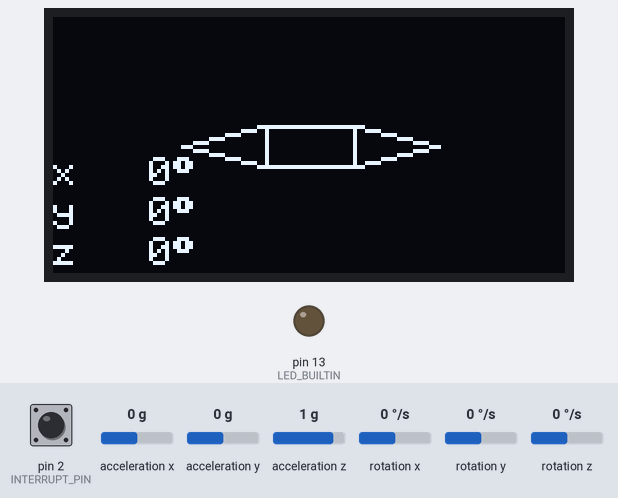
The sketch below on a simulated Arduino Uno, built with avr-gcc and run on an emulated ATmega328P. Shown: 128×64 one-colour display, output pins drawn as LEDs (lit = HIGH). The test bench sets the inputs (shaded band); at power-on: acceleration x 0 g, acceleration y 0 g, rotation z 0 °/s, pin 2 (INTERRUPT_PIN) LOW, acceleration z 1 g, rotation x 0 °/s, rotation y 0 °/s. The sensor or clock chip raises its interrupt line as the real part does.

Above: at 1.7 s.
1.8 s: acceleration x set to 1.4 g
At 3.2 s:
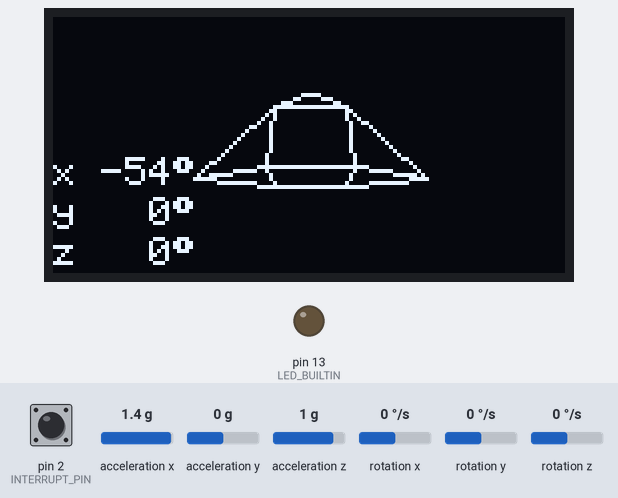
4.8 s: acceleration y set to -0.8 g
At 5.8 s:
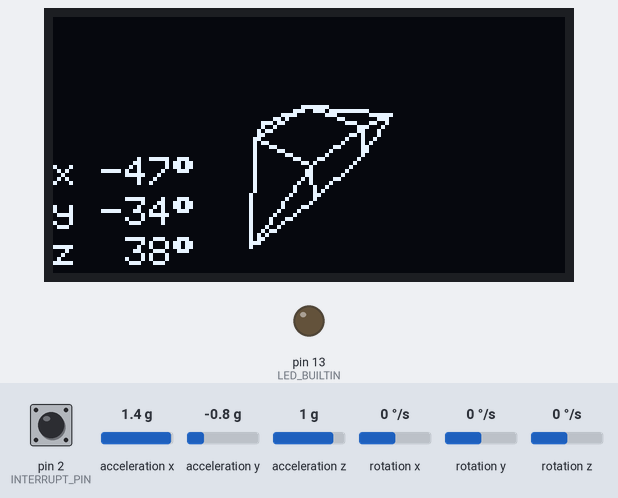
7.8 s: acceleration y set to 0 g
At 9.0 s:
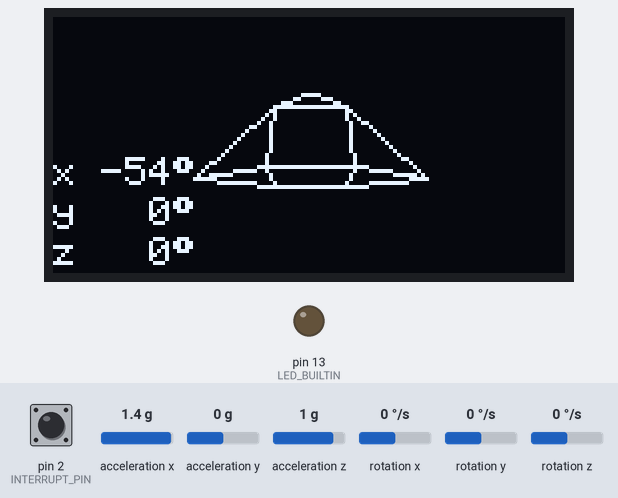
10.8 s: rotation z set to -192 °/s
At 10.97 s:
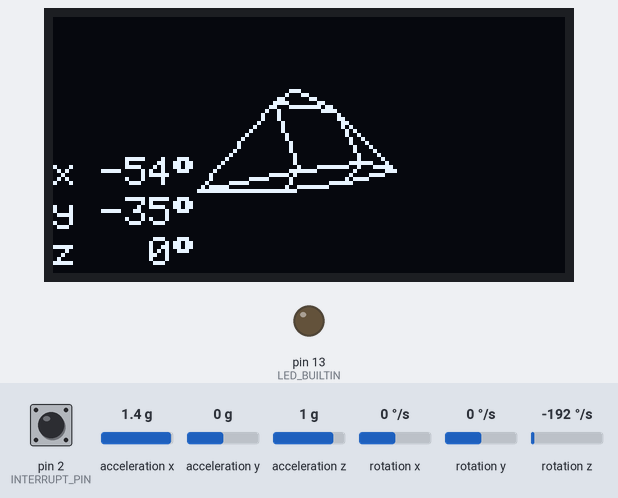
12.4 s: acceleration x set to -0.8 g
At 12.41 s:
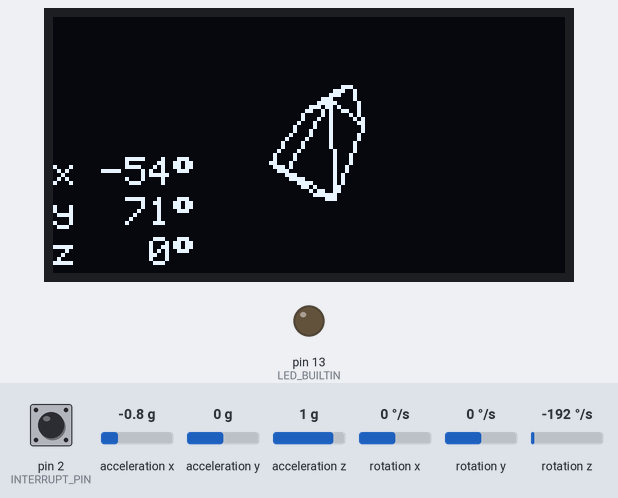

Measured:
- after the input at 1.8 s, the display: changes after 0.06 s (image 1)
- after the input at 4.8 s, the display: changes after 0.10 s (image 2)
- after the input at 7.8 s, the display: changes after 0.06 s (image 3)
- after the input at 10.8 s, the display: first changes after 0.10 s (image 4 shows a later state)
- after the input at 12.4 s, pin 13 (LED_BUILTIN): stays LOW (without the input it goes to HIGH after 4.0 s)

The sketch:

3dGyro.ino
```cpp
// (licence header left out)
#define DEBUG false  // true for Serial.print
#define SERIALDEBUG if (DEBUG) Serial

#include <Adafruit_GFX.h>
#include <Adafruit_SSD1306.h> // dont forget to uncomment #define SSD1306_NO_SPLASH in Adafruit_SSD1306.h to free program storage
#include <I2Cdev.h>

#include <MPU6050_6Axis_MotionApps20.h> // older, but smaller (~1k) binary than <MPU6050_6Axis_MotionApps612.h>

// 3d object (we use no ordered display list, so only simple convex 3d objects works)

// original points x,y,z
#define P1 0
#define P2 1
#define P3 2
#define P4 3
#define P5 4
#define P6 5
#define P7 6
#define P8 7
#define P9 8
#define P10 9
#define P11 10
#define P12 11
#define P13 12
#define P14 13
#define P15 14
#define P16 15
#define P17 16
#define P18 17
#define MAXPOINTS 14
const PROGMEM signed char points3d[MAXPOINTS][3] = {
  {32,-16,-32},
  {32,16,-32},
  {-32,16,-32},
  {-32,-16,-32},
  {32,-16,32},
  {32,16,32},
  {-32,16,32},
  {-32,-16,32},
  {90,0,32},
  {-90,0,32},
  {4,-4,-64},
  {4,4,-64},
  {-4,4,-64},
  {-4,-4,-64},
};

// build mesh from points (all polygons must be defined counterclockwise, otherwise hiding of backsides will not work)

// List of ordered points for triangles and quadrangles
#define MAXTRIANGLES 8
const PROGMEM byte triangleList[MAXTRIANGLES][3] {
  {P1, P2, P9 },
  {P6, P5, P9 },
  {P2, P6, P9 },
  {P5, P1, P9 },
  {P3, P4, P10 },
  {P4, P8, P10 },
  {P8, P7, P10 },
  {P7, P3, P10 }
};

#define MAXQUADRANGLES 8
const PROGMEM byte quadrangleList[MAXQUADRANGLES][4] {
  { P14, P13, P12, P11 },
  { P14, P4, P3, P13 },
  { P13, P3, P2, P12 },
  { P12, P2, P1, P11 },
  { P11, P1, P4, P14 },
  { P5, P6, P7, P8 },
  { P2, P3, P7, P6 },
  { P4, P1, P5, P8 }
};

#define SCREEN_WIDTH 128 // OLED display width, in pixels
#define SCREEN_HEIGHT 64 // OLED display height, in pixels

// SSD1306 I2C
#define OLED_RESET -1 // no reset pin
Adafruit_SSD1306 display(SCREEN_WIDTH, SCREEN_HEIGHT, &Wire, OLED_RESET);
// MPU I2C
MPU6050 mpu;

#define X 0
#define Y 1
#define Z 2

#define TYPE_TRIANGLE 2
#define TYPE_QUADRANGLE 1

// global variables
int viewerDistance = 200; // z-value for viewer/camera
int viewerScale = 60; // 2d scale

// transformed points
signed char pointsTransformed3d[MAXPOINTS][3];

#define INTERRUPT_PIN 2
// MPU control/status vars
bool dmpReady = false;  // set true if DMP init was successful

volatile bool mpuInterrupt = false;     // indicates whether MPU interrupt pin has gone high
void dmpDataReady() {
    mpuInterrupt = true;
}

// projection for x to 2d
int x3dTo2D (signed char x, signed char z) {
  if (z-viewerDistance != 0) {
    return (float) SCREEN_WIDTH/2 + viewerScale * x/(z-viewerDistance);
  } else return 0;
}

// projection for y to 2d
int y3dTo2D (signed char y, signed char  z) {
  if (z-viewerDistance != 0) {
    return (float) SCREEN_HEIGHT/2 - viewerScale * y/(z-viewerDistance);
  } else return 0;
}

// detect backsides for polygons (clockwise = backside, based on idea from https://stackoverflow.com/questions/1165647/how-to-determine-if-a-list-of-polygon-points-are-in-clockwise-order)
bool isBackface(byte type, int i) {
  long sum=0;
  switch (type) {
    case TYPE_TRIANGLE:
      for (byte j=0;j<3;j++) {
        sum+=(x3dTo2D(pointsTransformed3d[pgm_read_byte(&(triangleList[i][(j+1)%3]))][X],
          pointsTransformed3d[pgm_read_byte(&(triangleList[i][(j+1)%3]))][Z])-
          x3dTo2D(pointsTransformed3d[pgm_read_byte(&(triangleList[i][j]))][X],
          pointsTransformed3d[pgm_read_byte(&(triangleList[i][j]))][Z]))*
          (y3dTo2D(pointsTransformed3d[pgm_read_byte(&(triangleList[i][(j+1)%3]))][Y],
          pointsTransformed3d[pgm_read_byte(&(triangleList[i][(j+1)%3]))][Z])+
          y3dTo2D(pointsTransformed3d[pgm_read_byte(&(triangleList[i][j]))][Y],
          pointsTransformed3d[pgm_read_byte(&(triangleList[i][j]))][Z]));
      }
    break;
    case TYPE_QUADRANGLE:
      for (byte j=0;j<4;j++) {
        sum+=(x3dTo2D(pointsTransformed3d[pgm_read_byte(&(quadrangleList[i][(j+1)%4]))][X],
          pointsTransformed3d[pgm_read_byte(&(quadrangleList[i][(j+1)%4]))][Z])-
          x3dTo2D(pointsTransformed3d[pgm_read_byte(&(quadrangleList[i][j]))][X],
          pointsTransformed3d[pgm_read_byte(&(quadrangleList[i][j]))][Z]))*
          (y3dTo2D(pointsTransformed3d[pgm_read_byte(&(quadrangleList[i][(j+1)%4]))][Y],
          pointsTransformed3d[pgm_read_byte(&(quadrangleList[i][(j+1)%4]))][Z])+
          y3dTo2D(pointsTransformed3d[pgm_read_byte(&(quadrangleList[i][j]))][Y],
          pointsTransformed3d[pgm_read_byte(&(quadrangleList[i][j]))][Z]));
      }
    break;
  }
  // sum < 0 is counterclockwise in xy-coordinatesystem, but clockwise in screen-coordinatesystem
  // sum = 0 is when the polygon collaps just to a single line
  return (sum <= 0);
}

void setup(void) {
  uint8_t mpuIntStatus;   // holds actual interrupt status byte from MPU
  uint16_t packetSize;    // expected DMP packet size (default is 42 bytes)
  uint8_t devStatus;      // return status after each device operation (0 = success, !0 = error)

  pinMode(LED_BUILTIN,OUTPUT);

  SERIALDEBUG.begin(9600);

  //Start I2C
  Wire.begin();

  // MPU6050 init
  mpu.initialize();
  pinMode(INTERRUPT_PIN, INPUT);

  // verify connection
  if (!mpu.testConnection()) SERIALDEBUG.println(F("MPU6050 connection failed"));

  SERIALDEBUG.println(F("Initializing DMP..."));
  // load and configure the DMP
  devStatus = mpu.dmpInitialize();
  // Calibration based on IMU_ZERO
  mpu.setXGyroOffset(1907);
  mpu.setYGyroOffset(130);
  mpu.setZGyroOffset(-1);
  mpu.setXAccelOffset(-647);
  mpu.setYAccelOffset(-3985);
  mpu.setZAccelOffset(-4111);

  // make sure it worked (returns 0 if so)
  if (devStatus == 0) {
    // Calibration Time: generate offsets and calibrate our MPU6050
    mpu.CalibrateAccel(6);
    mpu.CalibrateGyro(6);
    mpu.PrintActiveOffsets();
    // turn on the DMP, now that it's ready
    mpu.setDMPEnabled(true);

    // enable Arduino interrupt detection
    attachInterrupt(digitalPinToInterrupt(INTERRUPT_PIN), dmpDataReady, RISING);
    mpuIntStatus = mpu.getIntStatus();

    // set our DMP Ready flag so the main loop() function knows it's okay to use it
    dmpReady = true;

    // get expected DMP packet size for later comparison
    packetSize = mpu.dmpGetFIFOPacketSize();
  } else {
    // ERROR!
    // 1 = initial memory load failed
    // 2 = DMP configuration updates failed
    // (if it's going to break, usually the code will be 1)
    SERIALDEBUG.print(F("DMP Initialization failed (code "));
    SERIALDEBUG.print(devStatus);
    SERIALDEBUG.println(F(")"));
  }

  // OLED init
  if(!display.begin(SSD1306_SWITCHCAPVCC, 0x3C)) { // Default Address is 0x3D for 128x64, but my oled uses 0x3C
    SERIALDEBUG.println(F( "SSD1306 allocation failed"));
    for(;;); // Don't proceed, loop forever
  }

  // Font settings
  display.setTextColor(SSD1306_WHITE);
  display.setTextSize(1);
}

void loop(void) {
  char strData[7];
  static int pitch = 0;
  static int roll = 0;
  static int yaw = 0;
  signed char temp3d[2][3];
  Quaternion q;           // [w, x, y, z]         quaternion container
  VectorFloat gravity;    // [x, y, z]            gravity vector
  float ypr[3];           // [yaw, pitch, roll]   yaw/pitch/roll container and gravity vector
  uint8_t fifoBuffer[64]; // FIFO storage buffer
  uint8_t rc;

  // clear display buffer
  display.clearDisplay();

  // get pitch, roll and yaw from MPU6050
  if (dmpReady) {
    // read a packet from FIFO
    digitalWrite(LED_BUILTIN,HIGH);
    rc = mpu.dmpGetCurrentFIFOPacket(fifoBuffer);
    digitalWrite(LED_BUILTIN,LOW);

    if (rc) { // Get the Latest packet
      mpu.dmpGetQuaternion(&q, fifoBuffer);
      mpu.dmpGetGravity(&gravity, &q);
      mpu.dmpGetYawPitchRoll(ypr, &q, &gravity);

      pitch = -ypr[1] * 180/M_PI;
      roll = -ypr[2] * 180/M_PI;
      yaw = -ypr[0] * 180/M_PI;
    }

  }

  for (byte i=0;i<MAXPOINTS;i++) {
    // rotate by x-axis
    temp3d[0][X] = (signed char)pgm_read_byte(&(points3d[i][X]));
    temp3d[0][Y] = (signed char)pgm_read_byte(&(points3d[i][Y]))*cos(radians(pitch)) - (signed char)pgm_read_byte(&(points3d[i][Z]))*sin(radians(pitch));
    temp3d[0][Z] = (signed char)pgm_read_byte(&(points3d[i][Z]))*cos(radians(pitch)) + (signed char)pgm_read_byte(&(points3d[i][Y]))*sin(radians(pitch));

    // rotate by y-axis
    temp3d[1][X] = temp3d[0][X]*cos(radians(yaw)) + temp3d[0][Z]*sin(radians(yaw));
    temp3d[1][Y] = temp3d[0][Y];
    temp3d[1][Z] = temp3d[0][Z]*cos(radians(yaw)) - temp3d[0][X]*sin(radians(yaw));

    // rotate by z-axis
    pointsTransformed3d[i][X] = temp3d[1][X]*cos(radians(roll)) - temp3d[0][Y]*sin(radians(roll));
    pointsTransformed3d[i][Y] = temp3d[1][X]*sin(radians(roll)) + temp3d[0][Y]*cos(radians(roll));
    pointsTransformed3d[i][Z] = temp3d[1][Z];
  }

  // draw triangles
  for (byte i=0;i<MAXTRIANGLES;i++) {
   if (!isBackface(TYPE_TRIANGLE,i)) { // only front sides
    // draw outer border
    display.drawTriangle(
      x3dTo2D(pointsTransformed3d[pgm_read_byte(&(triangleList[i][0]))][X],pointsTransformed3d[pgm_read_byte(&(triangleList[i][0]))][Z]),
      y3dTo2D(pointsTransformed3d[pgm_read_byte(&(triangleList[i][0]))][Y],pointsTransformed3d[pgm_read_byte(&(triangleList[i][0]))][Z]),
      x3dTo2D(pointsTransformed3d[pgm_read_byte(&(triangleList[i][1]))][X],pointsTransformed3d[pgm_read_byte(&(triangleList[i][1]))][Z]),
      y3dTo2D(pointsTransformed3d[pgm_read_byte(&(triangleList[i][1]))][Y],pointsTransformed3d[pgm_read_byte(&(triangleList[i][1]))][Z]),
      x3dTo2D(pointsTransformed3d[pgm_read_byte(&(triangleList[i][2]))][X],pointsTransformed3d[pgm_read_byte(&(triangleList[i][2]))][Z]),
      y3dTo2D(pointsTransformed3d[pgm_read_byte(&(triangleList[i][2]))][Y],pointsTransformed3d[pgm_read_byte(&(triangleList[i][2]))][Z]),
      SSD1306_WHITE);
    }
  }
  // draw quadrangles
  for (byte i=0;i<MAXQUADRANGLES;i++) {
    if (!isBackface(TYPE_QUADRANGLE,i)) { // only front sides
      // draw outer border
      for (byte j=0;j<4;j++) {
        display.drawLine(
          x3dTo2D(pointsTransformed3d[pgm_read_byte(&(quadrangleList[i][j]))][X],pointsTransformed3d[pgm_read_byte(&(quadrangleList[i][j]))][Z]),
          y3dTo2D(pointsTransformed3d[pgm_read_byte(&(quadrangleList[i][j]))][Y],pointsTransformed3d[pgm_read_byte(&(quadrangleList[i][j]))][Z]),
          x3dTo2D(pointsTransformed3d[pgm_read_byte(&(quadrangleList[i][(j+1)%4]))][X],pointsTransformed3d[pgm_read_byte(&(quadrangleList[i][(j+1)%4]))][Z]),
          y3dTo2D(pointsTransformed3d[pgm_read_byte(&(quadrangleList[i][(j+1)%4]))][Y],pointsTransformed3d[pgm_read_byte(&(quadrangleList[i][(j+1)%4]))][Z]),
          SSD1306_WHITE);
      }
    }
  }

  snprintf(strData,7,"x%4d%c",pitch,(char)247);
  display.setCursor(0,35);
  display.println(strData);
  snprintf(strData,7,"y%4d%c",yaw,(char)247);
  display.setCursor(0,45);
  display.println(strData);
  snprintf(strData,7,"z%4d%c",roll,(char)247);
  display.setCursor(0,55);
  display.println(strData);

  // show display buffer on screen
  display.display();
}
```
